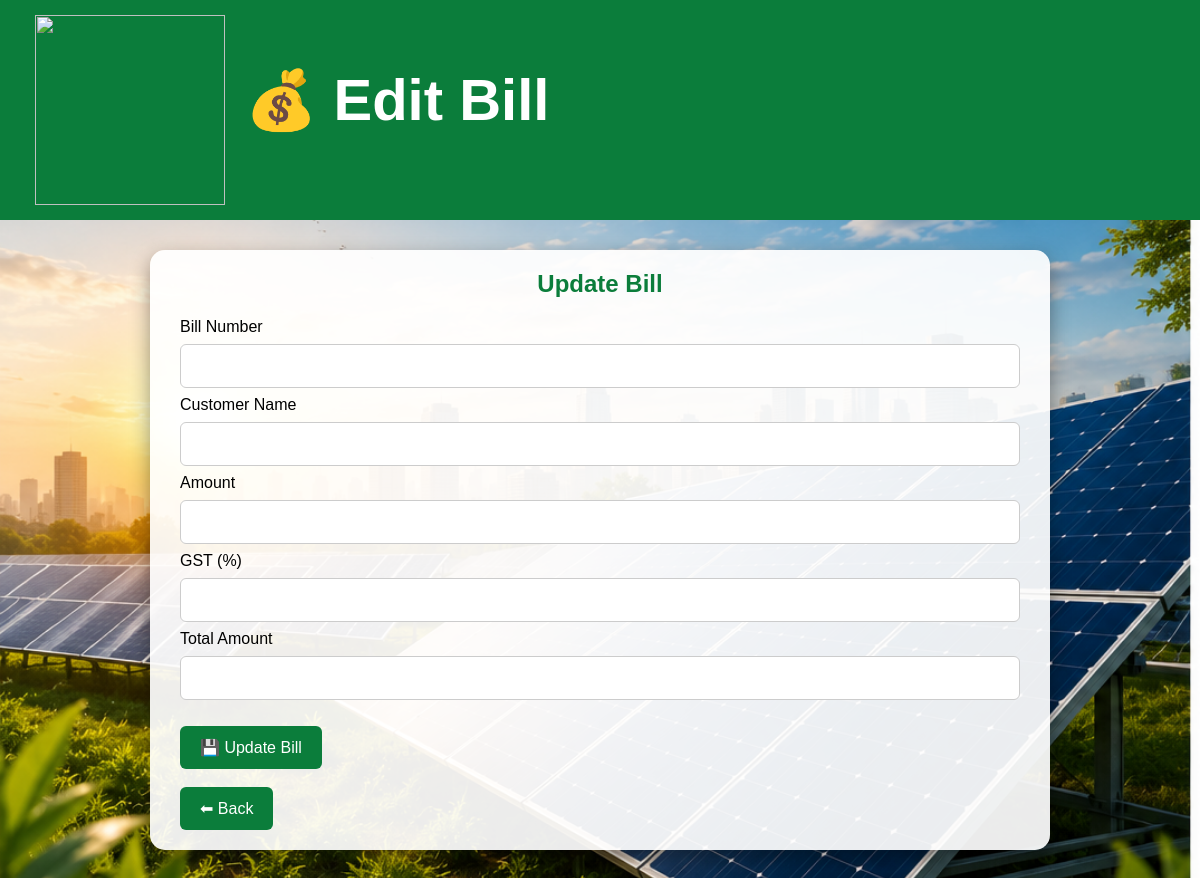
Before: /edit_bill/2 with the older database file.
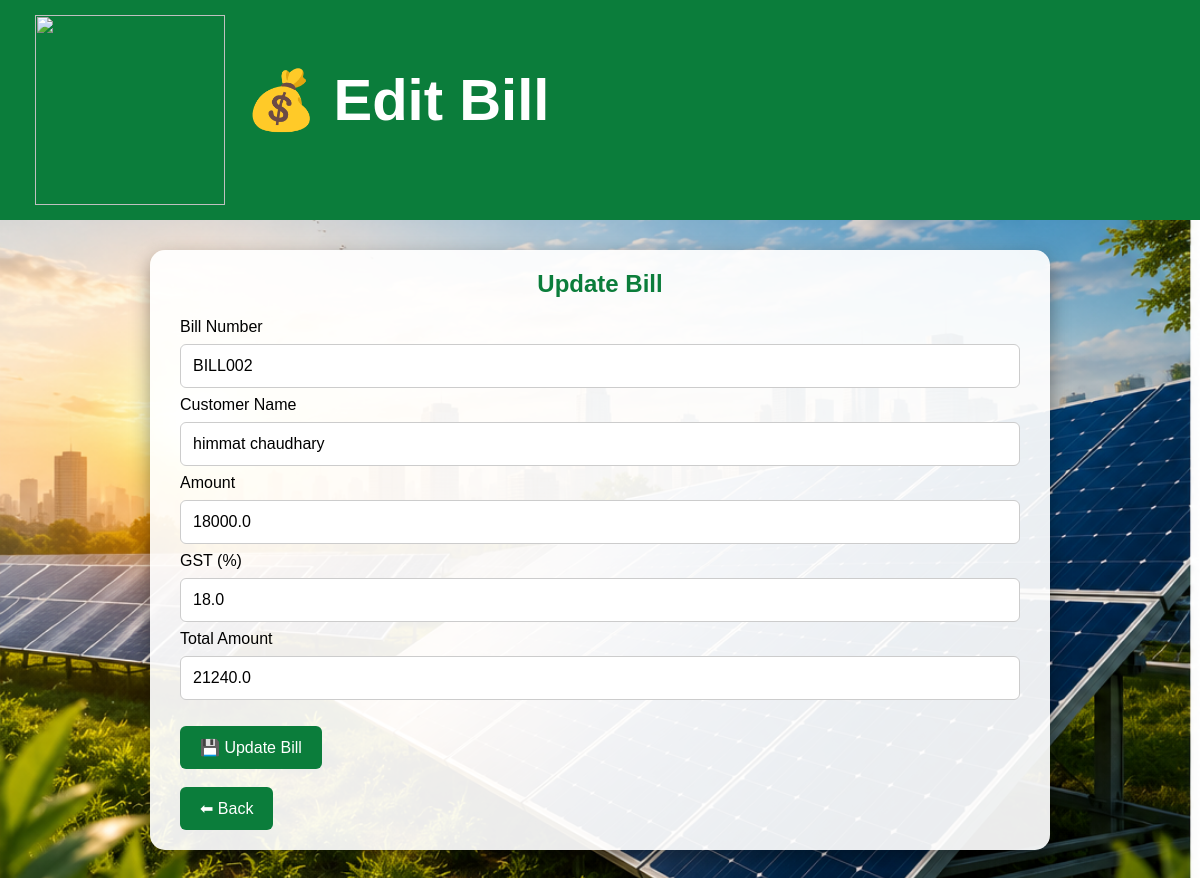
After: the same page with the newer database file.
### tables this page shows
CREATE TABLE bills(
    id INTEGER PRIMARY KEY AUTOINCREMENT,
    bill_no TEXT,
    customer_name TEXT,
    amount REAL,
    gst REAL,
    total REAL
);

### app.py (the view)
@app.route("/edit_bill/<int:id>")
def edit_bill(id):
    c = connect_db()
    cur = c.cursor()
    cur.execute("SELECT * FROM bills WHERE id=?", (id,))
    bill = cur.fetchone()
    c.close()
    return render_template("edit_bill.html", bill=bill)

### app.py (called while the page is built)
def connect_db():
    return sqlite3.connect("solar.db")

### templates/edit_bill.html (shortened to what this page needs)
<!DOCTYPE html>
<html>
<head>
    <link rel="stylesheet" href="{{ url_for('static', filename='style.css') }}">
</head>
<body>
<header class="header">
    <div class="header-left">
        <img src="{{ url_for('static', filename='images/logo.png') }}" class="logo">
        <h1>💰 Edit Bill</h1>
    </div>
</header>
<div class="container">
<h2>Update Bill</h2>
<form action="/update_bill/{{ bill[0] }}" method="POST">
<label>Bill Number</label>
<input type="text" name="bill_no" value="{{ bill[1] }}" required>
<label>Customer Name</label>
<input type="text" name="customer_name" value="{{ bill[2] }}" required>
<label>Amount</label>
<input type="number" name="amount" value="{{ bill[3] }}" required>
<label>GST (%)</label>
<input type="number" name="gst" value="{{ bill[4] }}" required>
<label>Total Amount</label>
<input type="number" name="total" value="{{ bill[5] }}" required>
<br><br>
<button type="submit">💾 Update Bill</button>
</form>
<br>
<a href="/billing">
    <button type="button">⬅ Back</button>
</a>
</div>
</body>
</html>

Changed rows visible on the page:
added bills: bill_no "BILL002", customer_name "himmat chaudhary", amount "18000.0", gst "18.0", total "21240.0"
